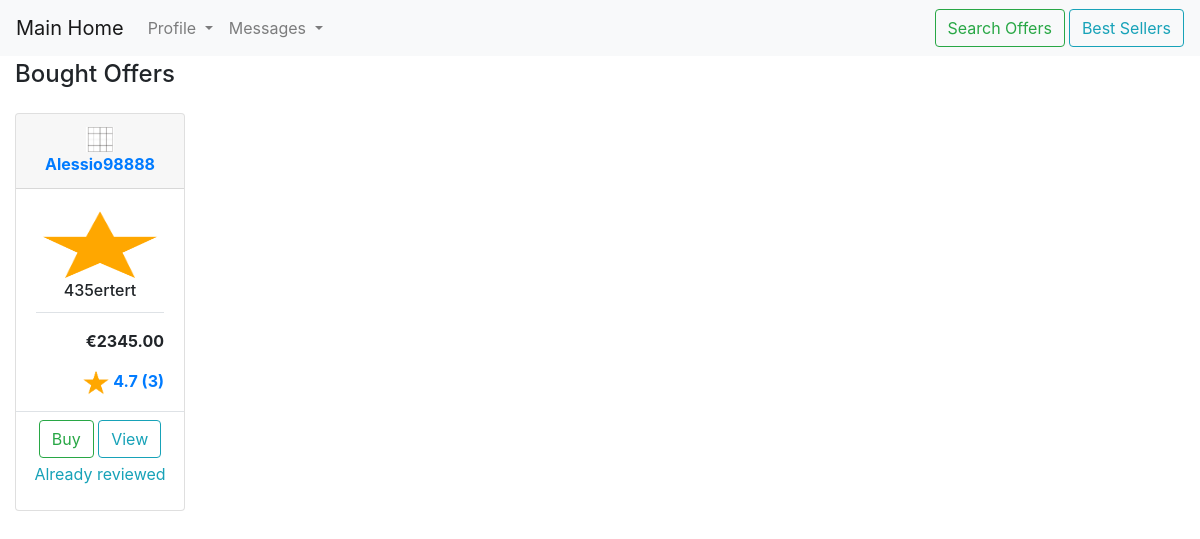
The app's page /posts/offer/bought/list/1 (signed in) with its own data.
### posts/models.py (models this page shows, shortened)
class Post(models.Model):
    title = models.CharField(max_length=75)
    description = models.TextField(default="", blank=True, null=True)
    price = models.DecimalField(decimal_places=2, max_digits=12, validators=[MinValueValidator(Decimal('0.01'))])
    currency = models.ForeignKey(Currency, default=1, on_delete=models.PROTECT)
    date = models.DateField(auto_now=True)
    class Meta:
        abstract = True

class Offer(Post):
    user = models.ForeignKey(MyUser, null=True, blank=True, default=None, on_delete=models.PROTECT,
                             related_name='offers')
    deleted_but_visible_home = models.BooleanField(default=False, blank=True)
    category = models.ForeignKey(Category, default=1, on_delete=models.PROTECT, related_name="offers")
    @property
    def mean_stars_review(self):
        return self.reviews.all().aggregate(Avg('stars'))['stars__avg']
    @property
    def review_count(self):
        review_list = self.reviews.order_by("-stars")
        return review_list.count()

class OfferImage(models.Model):
    offer = models.ForeignKey(Offer, on_delete=models.CASCADE, related_name='images')
    photo = models.ImageField(default=None, null=True, blank=True, upload_to="offers_photos")

class Currency(models.Model):
    symbol = models.CharField(max_length=1, unique=True)
    name = models.CharField(max_length=50)
    def __str__(self):
        return f"{self.symbol}"
    class Meta:
        verbose_name_plural = "Currencies"

### user_management/models.py (models this page shows, shortened)
class MyUser(AbstractUser):
    username = models.CharField(max_length=50, unique=True)
    email = models.EmailField(max_length=254, unique=True)
    birth_date = models.DateField(default=None, null=True, blank=True, help_text="Please use the following format: <em>YYYY-MM-DD</em>.")
    photo = models.ImageField(default=None, null=True, blank=True, upload_to="profile_photos")
    description = models.TextField(default="", blank=True, null=True)
    languages = models.ManyToManyField(LanguageProficiency, blank=True)
    skills = models.ManyToManyField(Skill, blank=True)
    education = models.ManyToManyField(Education, blank=True)
    certifications = models.ManyToManyField(Certification, blank=True)
    USERNAME_FIELD = "username"
    EMAIL_FIELD = "email"
    REQUIRED_FIELDS = ["email"]
    def __str__(self):
        return self.username
    class Meta:
        verbose_name = "User"

### posts/views.py (the view)
# urls.py: path("offer/bought/list/<int:pk>", views.offers_bought_list, name="offers-bought-list"),
@login_required
def offers_bought_list(request, **kwargs):
    pk = kwargs.get("pk", False)
    userObject = MyUser.objects.get(pk=pk)
    list_of_dict = userObject.bought_offers.values('offer').distinct()
    pk_offers = []
    for dic in list_of_dict:
        pk_offers.append(dic['offer'])
    return render(request, "posts/offer/bought_offers_list.html",
                      {"userObject": userObject, "bought_offers": Offer.objects.filter(pk__in=pk_offers)})

### posts/templatetags/bought_count.py (called while the page is built)
@register.simple_tag
def bought_count(offer, user):
    return BoughtOffers.objects.filter(user=user, offer=offer).count()

### posts/templatetags/has_reviewed.py (called while the page is built)
@register.simple_tag
def has_reviewed(offer, user):
    return True if Review.objects.filter(user=user, offer=offer).count() > 0 else False

### posts/templates/posts/offer/bought_offers_list.html
{% extends "base.html" %}
{% block central_content %}
    <div class="container-fluid ">
        <h4 class="pt-2">Bought Offers</h4>
        {% if bought_offers %}
            <div class="row d-flex" >
                {% for offer in bought_offers %}
                    <div class="col-2 d-flex  "> {% comment %}d-flex align-items-stretch  flex-row flex-nowrap{% endcomment %}
                        {% include "posts/offer/card_main_home.html" with offer=offer userObject=None main_home=True%}
                    </div>
                {% endfor %}
            </div>
        {% else %}
            No Bought Offers Found
        {% endif %}
    </div>
{% endblock %}

### posts/templates/posts/offer/card_main_home.html (shortened to what this page needs)
{% load static %}
{% load bought_count %}
{% load has_reviewed %}
<div class="card text-center mt-3" style="width: 16em;"  >
    <div class="card-header">
        {% if offer.user.photo and offer.user.photo.name != "False"%}
            <img src="{{ offer.user.photo.url}}"  style="height: 1.55em" alt="...">
        {% else %}
            <img src="{% static "img/default-non-user-no-photo.jpg" %}"  style="height: 1.55em" alt="...">
        {% endif %}
        <a href="{% url "user_management:home" offer.user.pk %}"><strong>{{ offer.user }}</strong></a>
    </div>
    <div class="card-body mb-0 pb-0" >
        <div id="carouselExampleIndicators{{ offer.pk }}{{ incremental_number }}" class="carousel slide" data-ride="carousel" data-interval="false">
          <div class="carousel-inner">
              {% for image in offer.images.all %}
                  {% if forloop.counter == 1 %}
                    <div class="carousel-item active">
                        <div class="embed-responsive embed-responsive-16by9">
                            <img src="{{ image.photo.url}}" class="card-img-top embed-responsive-item" alt="...">
                         </div>
                    </div>
                  {% else %}
                    <div class="carousel-item">
                      <div class="embed-responsive embed-responsive-16by9">
                          <img src="{{ image.photo.url}}" class="card-img-top embed-responsive-item" alt="...">
                         </div>
                    </div>
                  {% endif %}
            {% endfor %}
          </div>
        </div>
        <h3 class="card-title" style="font-size: medium">
            {% if offer.title|length < 50 %}
                    {{ offer.title }}
                {% else %}
                    {{  offer.title|slice:":50" }}...
                {% endif %}
        </h3>
        <p class="card-text border-top">
                <p class="font-weight-bold"  style="text-align: right;">{{ offer.currency }}{{ offer.price }}</p>
                <p class="font-weight-bold  " style="text-align: right;">
                {% if offer.mean_stars_review == None %}
                {% else %}
                    <a href="{% url 'posts:offer-review-list' offer.pk %}">
                        <img src="{% static "img/orange_star.png" %}"  style="height: 1.55em" alt="...">
                        {{ offer.mean_stars_review|floatformat:1 }}
                        ({{ offer.review_count }})
                    </a>
                {% endif %}
                </p>
        </p>
    </div>
    <footer class="pb-2 pt-2 mt-0 border-top">
        {% if user.is_authenticated and choose_offer != True and user.pk != offer.user.pk%}
            <a href="{% url "posts:offer-buy" user.pk offer.pk %}" class="btn btn-outline-success mb-1">Buy</a>
        {% endif %}
        <a href="{% url "posts:offer-detail" offer.pk %}" class="btn btn-outline-info mb-1">View</a>
    {% if user.is_authenticated %}
        {% bought_count offer user as bought_count_var%}
        {% has_reviewed offer user as has_reviewed_var%}
        {% if bought_count_var > 0  %}
            {% if not has_reviewed_var %}
                <a href="{% url "posts:offer-add-review" user.pk offer.pk %}" class="btn btn-warning mb-1">Submit a Review</a>
            {% else %}
                <p class="text-info">Already reviewed</p>
            {% endif %}
        {% endif %}
    {% endif %}
    </footer>
</div>

### records on screen
Offer: user.photo (picture), user "Alessio98888", title "435ertert", currency "€", price "2345.00", mean_stars_review "4.7", review_count "3", shows "Buy"
OfferImage: photo (picture)
